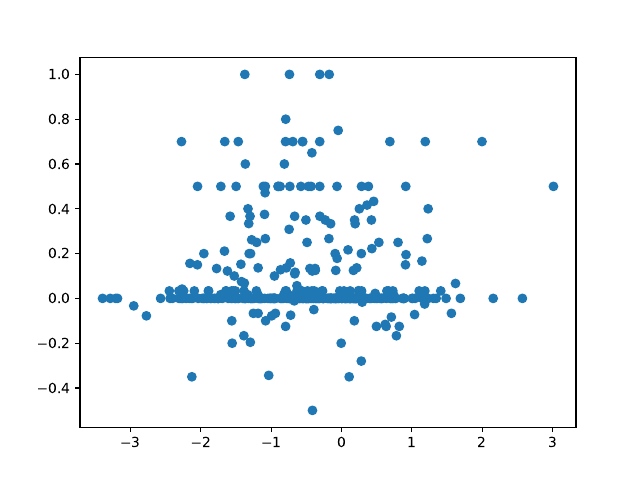

This figure's Python source:
import textblob as tb
import matplotlib.pyplot as plt
import numpy as np
import csv
delimiters=["[","'","]","(",")"]
pos=0
neg=0
neu=0
y=[]

with open('feedback.csv','r') as file:
    reader=csv.reader(file)
    for row in reader:
        data=row
        string_data=str(data)
        for i in delimiters:
            string_data=string_data.replace(i,'')
        input_to_textblob = tb.TextBlob(string_data)
        sentence_polarity = input_to_textblob.sentiment.polarity
        if (sentence_polarity > 0):
            y.append(sentence_polarity)
            pos+=1
        elif (sentence_polarity == 0):
            y.append(sentence_polarity)
            neu += 1
        elif (sentence_polarity < 0):
            y.append(sentence_polarity)
            neg += 1

print("Total Positive",pos)
print("Total Negative",neg)
print("Total Neutral",neu)
x=np.random.normal(min(y),max(y),len(y))
plt.scatter(x,y)
plt.savefig("sentiment_analysis.pdf")
plt.show()